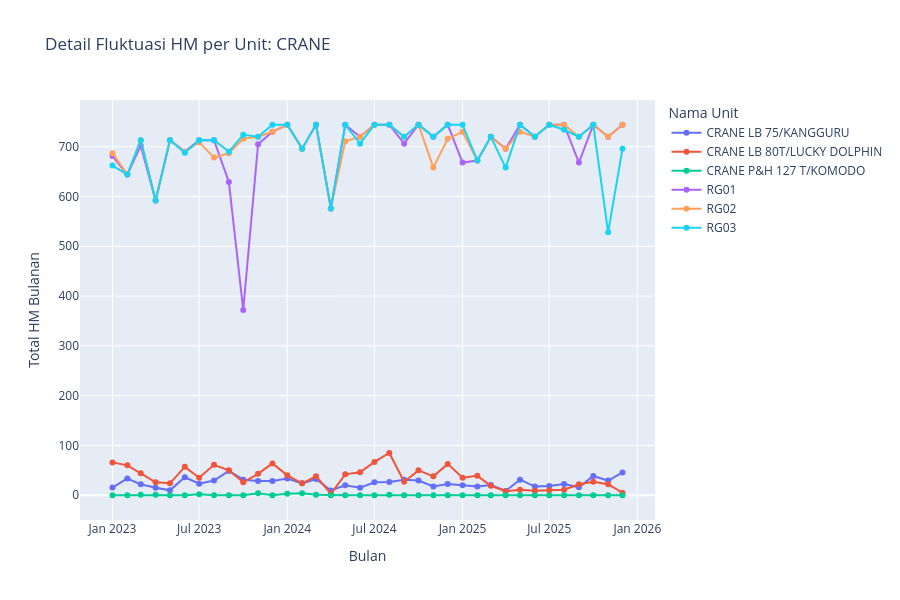

Notebook code cell kept with this figure:
### Markdown cell above
### Tren HM Crane

### Code cell
# 4. Plot Khusus CRANE
df_crn = df_unit_monthly[df_unit_monthly['TYPE'] == 'CRANE']

fig_crn = px.line(df_crn, x='TAHUN_BULAN', y='Delta_HM', color='EQUIP NAME', 
              title='Detail Fluktuasi HM per Unit: CRANE',
              labels={'TAHUN_BULAN': 'Bulan', 'Delta_HM': 'Total HM Bulanan'},
              markers=True)

fig_crn.update_layout(height=600, legend_title_text='Nama Unit')
fig_crn.show()

### Figure 1 — Plotly figure (JSON) as saved in the notebook; plotly's stock layout.template omitted (floating-point values rounded to 4 significant figures)
{"data": [{"hovertemplate": "EQUIP NAME=CRANE LB 75/KANGGURU<br>Bulan=%{x}<br>Total HM Bulanan=%{y}<extra></extra>", "legendgroup": "CRANE LB 75/KANGGURU", "line": {"color": "#636efa", "dash": "solid"}, "marker": {"symbol": "circle"}, "mode": "lines+markers", "name": "CRANE LB 75/KANGGURU", "orientation": "v", "showlegend": true, "type": "scatter", "x": ["2023-01", "2023-02", "2023-03", "2023-04", "2023-05", "2023-06", "2023-07", "2023-08", "2023-09", "2023-10", "2023-11", "2023-12", "2024-01", "2024-02", "2024-03", "2024-04", "2024-05", "2024-06", "2024-07", "2024-08", "2024-09", "2024-10", "2024-11", "2024-12", "2025-01", "2025-02", "2025-03", "2025-04", "2025-05", "2025-06", "2025-07", "2025-08", "2025-09", "2025-10", "2025-11", "2025-12"], "xaxis": "x", "y": [15.4, 33.7, 21.9, 15.0, 9.9, 36.2, 23.3, 29.5, 48.9, 31.3, 28.4, 28.8, 33.4, 23.9, 32.7, 9.6, 20.1, 15.2, 26.2, 26.8, 31.0, 29.4, 17.6, 22.5, 20.3, 17.4, 20.4, 8.7, 31.3, 17.5, 18.8, 22.7, 15.9, 38.7, 29.4, 45.8], "yaxis": "y"}, {"hovertemplate": "EQUIP NAME=CRANE LB 80T/LUCKY DOLPHIN<br>Bulan=%{x}<br>Total HM Bulanan=%{y}<extra></extra>", "legendgroup": "CRANE LB 80T/LUCKY DOLPHIN", "line": {"color": "#EF553B", "dash": "solid"}, "marker": {"symbol": "circle"}, "mode": "lines+markers", "name": "CRANE LB 80T/LUCKY DOLPHIN", "orientation": "v", "showlegend": true, "type": "scatter", "x": ["2023-01", "2023-02", "2023-03", "2023-04", "2023-05", "2023-06", "2023-07", "2023-08", "2023-09", "2023-10", "2023-11", "2023-12", "2024-01", "2024-02", "2024-03", "2024-04", "2024-05", "2024-06", "2024-07", "2024-08", "2024-09", "2024-10", "2024-11", "2024-12", "2025-01", "2025-02", "2025-03", "2025-04", "2025-05", "2025-06", "2025-07", "2025-08", "2025-09", "2025-10", "2025-11", "2025-12"], "xaxis": "x", "y": [66.0, 60.0, 44.0, 26.0, 24.0, 57.0, 35.0, 61.0, 50.0, 26.0, 43.0, 64.0, 40.0, 24.0, 38.0, 3.0, 42.0, 46.0, 67.0, 85.0, 27.0, 50.0, 38.0, 63.0, 35.0, 39.0, 19.0, 8.0, 11.0, 9.0, 10.0, 11.0, 22.0, 27.0, 22.0, 5.0], "yaxis": "y"}, {"hovertemplate": "EQUIP NAME=CRANE P&H 127 T/KOMODO<br>Bulan=%{x}<br>Total HM Bulanan=%{y}<extra></extra>", "legendgroup": "CRANE P&H 127 T/KOMODO", "line": {"color": "#00cc96", "dash": "solid"}, "marker": {"symbol": "circle"}, "mode": "lines+markers", "name": "CRANE P&H 127 T/KOMODO", "orientation": "v", "showlegend": true, "type": "scatter", "x": ["2023-01", "2023-02", "2023-03", "2023-04", "2023-05", "2023-06", "2023-07", "2023-08", "2023-09", "2023-10", "2023-11", "2023-12", "2024-01", "2024-02", "2024-03", "2024-04", "2024-05", "2024-06", "2024-07", "2024-08", "2024-09", "2024-10", "2024-11", "2024-12", "2025-01", "2025-02", "2025-03", "2025-04", "2025-05", "2025-06", "2025-07", "2025-08", "2025-09", "2025-10", "2025-11", "2025-12"], "xaxis": "x", "y": [0.0, 0.0, 1.0, 1.0, 0.0, 0.0, 2.0, 0.0, 0.0, 0.0, 4.0, 0.0, 3.0, 4.0, 1.0, 0.0, 0.0, 0.0, 0.0, 1.0, 0.0, 0.0, 0.0, 0.0, 0.0, 0.0, 0.0, 0.0, 0.0, 0.0, 0.0, 0.0, 0.0, 0.0, 0.0, 0.0], "yaxis": "y"}, {"hovertemplate": "EQUIP NAME=RG01<br>Bulan=%{x}<br>Total HM Bulanan=%{y}<extra></extra>", "legendgroup": "RG01", "line": {"color": "#ab63fa", "dash": "solid"}, "marker": {"symbol": "circle"}, "mode": "lines+markers", "name": "RG01", "orientation": "v", "showlegend": true, "type": "scatter", "x": ["2023-01", "2023-02", "2023-03", "2023-04", "2023-05", "2023-06", "2023-07", "2023-08", "2023-09", "2023-10", "2023-11", "2023-12", "2024-01", "2024-02", "2024-03", "2024-04", "2024-05", "2024-06", "2024-07", "2024-08", "2024-09", "2024-10", "2024-11", "2024-12", "2025-01", "2025-02", "2025-03", "2025-04", "2025-05", "2025-06", "2025-07", "2025-08", "2025-09", "2025-10", "2025-11", "2025-12"], "xaxis": "x", "y": [681.0, 644.0, 702.0, 592.0, 713.0, 690.0, 713.0, 713.0, 629.0, 372.0, 705.0, 730.0, 744.0, 696.0, 744.0, 576.0, 744.0, 720.0, 744.0, 744.0, 706.0, 744.0, 720.0, 744.0, 668.0, 672.0, 720.0, 696.0, 744.0, 720.0, 744.0, 744.0, 668.0, 744.0, 720.0, 744.0], "yaxis": "y"}, {"hovertemplate": "EQUIP NAME=RG02<br>Bulan=%{x}<br>Total HM Bulanan=%{y}<extra></extra>", "legendgroup": "RG02", "line": {"color": "#FFA15A", "dash": "solid"}, "marker": {"symbol": "circle"}, "mode": "lines+markers", "name": "RG02", "orientation": "v", "showlegend": true, "type": "scatter", "x": ["2023-01", "2023-02", "2023-03", "2023-04", "2023-05", "2023-06", "2023-07", "2023-08", "2023-09", "2023-10", "2023-11", "2023-12", "2024-01", "2024-02", "2024-03", "2024-04", "2024-05", "2024-06", "2024-07", "2024-08", "2024-09", "2024-10", "2024-11", "2024-12", "2025-01", "2025-02", "2025-03", "2025-04", "2025-05", "2025-06", "2025-07", "2025-08", "2025-09", "2025-10", "2025-11", "2025-12"], "xaxis": "x", "y": [687.0, 644.0, 713.0, 592.0, 713.0, 690.0, 709.0, 678.0, 687.0, 716.0, 720.0, 730.0, 744.0, 696.0, 744.0, 576.0, 711.0, 720.0, 744.0, 744.0, 720.0, 744.0, 658.0, 716.0, 730.0, 672.0, 720.0, 696.0, 730.0, 720.0, 744.0, 744.0, 720.0, 744.0, 720.0, 744.0], "yaxis": "y"}, {"hovertemplate": "EQUIP NAME=RG03<br>Bulan=%{x}<br>Total HM Bulanan=%{y}<extra></extra>", "legendgroup": "RG03", "line": {"color": "#19d3f3", "dash": "solid"}, "marker": {"symbol": "circle"}, "mode": "lines+markers", "name": "RG03", "orientation": "v", "showlegend": true, "type": "scatter", "x": ["2023-01", "2023-02", "2023-03", "2023-04", "2023-05", "2023-06", "2023-07", "2023-08", "2023-09", "2023-10", "2023-11", "2023-12", "2024-01", "2024-02", "2024-03", "2024-04", "2024-05", "2024-06", "2024-07", "2024-08", "2024-09", "2024-10", "2024-11", "2024-12", "2025-01", "2025-02", "2025-03", "2025-04", "2025-05", "2025-06", "2025-07", "2025-08", "2025-09", "2025-10", "2025-11", "2025-12"], "xaxis": "x", "y": [662.0, 644.0, 713.0, 592.0, 713.0, 688.0, 713.0, 713.0, 690.0, 724.0, 720.0, 744.0, 744.0, 696.0, 744.0, 576.0, 744.0, 706.0, 744.0, 744.0, 720.0, 744.0, 720.0, 744.0, 744.0, 672.0, 720.0, 658.0, 744.0, 720.0, 744.0, 734.0, 720.0, 744.0, 528.0, 696.0], "yaxis": "y"}], "layout": {"height": 600, "legend": {"title": {"text": "Nama Unit"}, "tracegroupgap": 0}, "title": {"text": "Detail Fluktuasi HM per Unit: CRANE"}, "xaxis": {"anchor": "y", "domain": [0, 1], "title": {"text": "Bulan"}}, "yaxis": {"anchor": "x", "domain": [0, 1], "title": {"text": "Total HM Bulanan"}}}}
